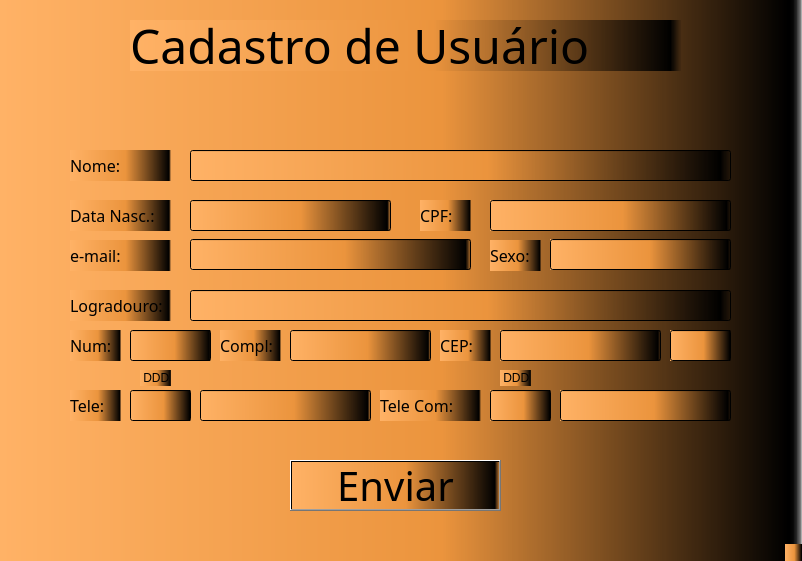
<?xml version="1.0" encoding="UTF-8"?>
<ui version="4.0">
 <class>MainWindow</class>
 <widget class="QMainWindow" name="MainWindow">
  <property name="geometry">
   <rect>
    <x>0</x>
    <y>0</y>
    <width>802</width>
    <height>561</height>
   </rect>
  </property>
  <property name="font">
   <font>
    <weight>50</weight>
    <italic>true</italic>
    <bold>false</bold>
   </font>
  </property>
  <property name="mouseTracking">
   <bool>false</bool>
  </property>
  <property name="windowTitle">
   <string>MainWindow</string>
  </property>
  <property name="styleSheet">
   <string notr="true">background-color: qlineargradient(spread:pad, x1:0, y1:0, x2:1, y2:0, stop:0 rgba(255, 178, 102, 255), stop:0.55 rgba(235, 148, 61, 255), stop:0.98 rgba(0, 0, 0, 255), stop:1 rgba(0, 0, 0, 0));</string>
  </property>
  <widget class="QWidget" name="centralwidget">
   <widget class="QLabel" name="title00">
    <property name="geometry">
     <rect>
      <x>130</x>
      <y>20</y>
      <width>551</width>
      <height>51</height>
     </rect>
    </property>
    <property name="font">
     <font>
      <family>Algerian</family>
      <pointsize>36</pointsize>
     </font>
    </property>
    <property name="text">
     <string>Cadastro de Usuário</string>
    </property>
   </widget>
   <widget class="QLabel" name="name00">
    <property name="geometry">
     <rect>
      <x>70</x>
      <y>150</y>
      <width>101</width>
      <height>31</height>
     </rect>
    </property>
    <property name="font">
     <font>
      <family>MV Boli</family>
      <pointsize>12</pointsize>
     </font>
    </property>
    <property name="text">
     <string>Nome: </string>
    </property>
   </widget>
   <widget class="QLabel" name="data_nasc00">
    <property name="geometry">
     <rect>
      <x>70</x>
      <y>200</y>
      <width>101</width>
      <height>31</height>
     </rect>
    </property>
    <property name="font">
     <font>
      <family>MV Boli</family>
      <pointsize>12</pointsize>
     </font>
    </property>
    <property name="text">
     <string>Data Nasc.: </string>
    </property>
   </widget>
   <widget class="QLabel" name="cpf00">
    <property name="geometry">
     <rect>
      <x>420</x>
      <y>200</y>
      <width>51</width>
      <height>31</height>
     </rect>
    </property>
    <property name="font">
     <font>
      <family>MV Boli</family>
      <pointsize>12</pointsize>
     </font>
    </property>
    <property name="text">
     <string>CPF: </string>
    </property>
   </widget>
   <widget class="QLineEdit" name="name">
    <property name="geometry">
     <rect>
      <x>190</x>
      <y>150</y>
      <width>541</width>
      <height>31</height>
     </rect>
    </property>
   </widget>
   <widget class="QLineEdit" name="data_nasc">
    <property name="geometry">
     <rect>
      <x>190</x>
      <y>200</y>
      <width>201</width>
      <height>31</height>
     </rect>
    </property>
   </widget>
   <widget class="QLineEdit" name="cpf">
    <property name="geometry">
     <rect>
      <x>490</x>
      <y>200</y>
      <width>241</width>
      <height>31</height>
     </rect>
    </property>
   </widget>
   <widget class="QLabel" name="email00">
    <property name="geometry">
     <rect>
      <x>70</x>
      <y>240</y>
      <width>101</width>
      <height>31</height>
     </rect>
    </property>
    <property name="font">
     <font>
      <family>MV Boli</family>
      <pointsize>12</pointsize>
     </font>
    </property>
    <property name="text">
     <string>e-mail: </string>
    </property>
   </widget>
   <widget class="QLabel" name="sex00">
    <property name="geometry">
     <rect>
      <x>490</x>
      <y>240</y>
      <width>51</width>
      <height>31</height>
     </rect>
    </property>
    <property name="font">
     <font>
      <family>MV Boli</family>
      <pointsize>12</pointsize>
     </font>
    </property>
    <property name="text">
     <string>Sexo: </string>
    </property>
   </widget>
   <widget class="QLineEdit" name="email">
    <property name="geometry">
     <rect>
      <x>190</x>
      <y>239</y>
      <width>281</width>
      <height>31</height>
     </rect>
    </property>
   </widget>
   <widget class="QLineEdit" name="sex">
    <property name="geometry">
     <rect>
      <x>550</x>
      <y>239</y>
      <width>181</width>
      <height>31</height>
     </rect>
    </property>
   </widget>
   <widget class="QPushButton" name="send">
    <property name="geometry">
     <rect>
      <x>290</x>
      <y>460</y>
      <width>211</width>
      <height>51</height>
     </rect>
    </property>
    <property name="font">
     <font>
      <family>MV Boli</family>
      <pointsize>30</pointsize>
      <weight>50</weight>
      <italic>false</italic>
      <bold>false</bold>
     </font>
    </property>
    <property name="styleSheet">
     <string notr="true">color: rgb(0, 0, 0);
font: 30pt &quot;MV Boli&quot;;
background-color: qlineargradient(spread:pad, x1:0, y1:0, x2:1, y2:0, stop:0 rgba(255, 178, 102, 255), stop:0.55 rgba(235, 148, 61, 255), stop:0.98 rgba(0, 0, 0, 255), stop:1 rgba(0, 0, 0, 0));</string>
    </property>
    <property name="text">
     <string>Enviar</string>
    </property>
   </widget>
   <widget class="QLabel" name="logra00">
    <property name="geometry">
     <rect>
      <x>70</x>
      <y>290</y>
      <width>101</width>
      <height>31</height>
     </rect>
    </property>
    <property name="font">
     <font>
      <family>MV Boli</family>
      <pointsize>12</pointsize>
     </font>
    </property>
    <property name="text">
     <string>Logradouro: </string>
    </property>
   </widget>
   <widget class="QLabel" name="zip_code00">
    <property name="geometry">
     <rect>
      <x>440</x>
      <y>330</y>
      <width>51</width>
      <height>31</height>
     </rect>
    </property>
    <property name="font">
     <font>
      <family>MV Boli</family>
      <pointsize>12</pointsize>
     </font>
    </property>
    <property name="text">
     <string>CEP: </string>
    </property>
   </widget>
   <widget class="QLabel" name="tele_com00">
    <property name="geometry">
     <rect>
      <x>380</x>
      <y>390</y>
      <width>101</width>
      <height>31</height>
     </rect>
    </property>
    <property name="font">
     <font>
      <family>MV Boli</family>
      <pointsize>12</pointsize>
     </font>
    </property>
    <property name="text">
     <string>Tele Com: </string>
    </property>
   </widget>
   <widget class="QLabel" name="tele00">
    <property name="geometry">
     <rect>
      <x>70</x>
      <y>390</y>
      <width>51</width>
      <height>31</height>
     </rect>
    </property>
    <property name="font">
     <font>
      <family>MV Boli</family>
      <pointsize>12</pointsize>
     </font>
    </property>
    <property name="text">
     <string>Tele: </string>
    </property>
   </widget>
   <widget class="QLabel" name="num_house00">
    <property name="geometry">
     <rect>
      <x>70</x>
      <y>330</y>
      <width>51</width>
      <height>31</height>
     </rect>
    </property>
    <property name="font">
     <font>
      <family>MV Boli</family>
      <pointsize>12</pointsize>
     </font>
    </property>
    <property name="text">
     <string>Num: </string>
    </property>
   </widget>
   <widget class="QLabel" name="compl00">
    <property name="geometry">
     <rect>
      <x>220</x>
      <y>330</y>
      <width>61</width>
      <height>31</height>
     </rect>
    </property>
    <property name="font">
     <font>
      <family>MV Boli</family>
      <pointsize>12</pointsize>
     </font>
    </property>
    <property name="text">
     <string>Compl: </string>
    </property>
   </widget>
   <widget class="QLineEdit" name="num_house">
    <property name="geometry">
     <rect>
      <x>130</x>
      <y>330</y>
      <width>81</width>
      <height>31</height>
     </rect>
    </property>
   </widget>
   <widget class="QLineEdit" name="logra">
    <property name="geometry">
     <rect>
      <x>190</x>
      <y>290</y>
      <width>541</width>
      <height>31</height>
     </rect>
    </property>
   </widget>
   <widget class="QLineEdit" name="compl">
    <property name="geometry">
     <rect>
      <x>290</x>
      <y>330</y>
      <width>141</width>
      <height>31</height>
     </rect>
    </property>
   </widget>
   <widget class="QLineEdit" name="zip_code">
    <property name="geometry">
     <rect>
      <x>500</x>
      <y>330</y>
      <width>161</width>
      <height>31</height>
     </rect>
    </property>
   </widget>
   <widget class="QLineEdit" name="dig_zip">
    <property name="geometry">
     <rect>
      <x>670</x>
      <y>330</y>
      <width>61</width>
      <height>31</height>
     </rect>
    </property>
   </widget>
   <widget class="QLineEdit" name="ddd_tele">
    <property name="geometry">
     <rect>
      <x>130</x>
      <y>390</y>
      <width>61</width>
      <height>31</height>
     </rect>
    </property>
   </widget>
   <widget class="QLineEdit" name="tele">
    <property name="geometry">
     <rect>
      <x>200</x>
      <y>390</y>
      <width>171</width>
      <height>31</height>
     </rect>
    </property>
   </widget>
   <widget class="QLineEdit" name="tele_com">
    <property name="geometry">
     <rect>
      <x>560</x>
      <y>390</y>
      <width>171</width>
      <height>31</height>
     </rect>
    </property>
   </widget>
   <widget class="QLineEdit" name="ddd_tele_com">
    <property name="geometry">
     <rect>
      <x>490</x>
      <y>390</y>
      <width>61</width>
      <height>31</height>
     </rect>
    </property>
   </widget>
   <widget class="QLabel" name="ddd_tele00">
    <property name="geometry">
     <rect>
      <x>140</x>
      <y>370</y>
      <width>31</width>
      <height>16</height>
     </rect>
    </property>
    <property name="text">
     <string> DDD</string>
    </property>
   </widget>
   <widget class="QLabel" name="ddd_tele_com00">
    <property name="geometry">
     <rect>
      <x>500</x>
      <y>370</y>
      <width>31</width>
      <height>16</height>
     </rect>
    </property>
    <property name="text">
     <string> DDD</string>
    </property>
   </widget>
  </widget>
  <widget class="QMenuBar" name="menubar">
   <property name="geometry">
    <rect>
     <x>0</x>
     <y>0</y>
     <width>802</width>
     <height>21</height>
    </rect>
   </property>
  </widget>
  <widget class="QStatusBar" name="statusbar"/>
 </widget>
 <resources/>
 <connections/>
</ui>
